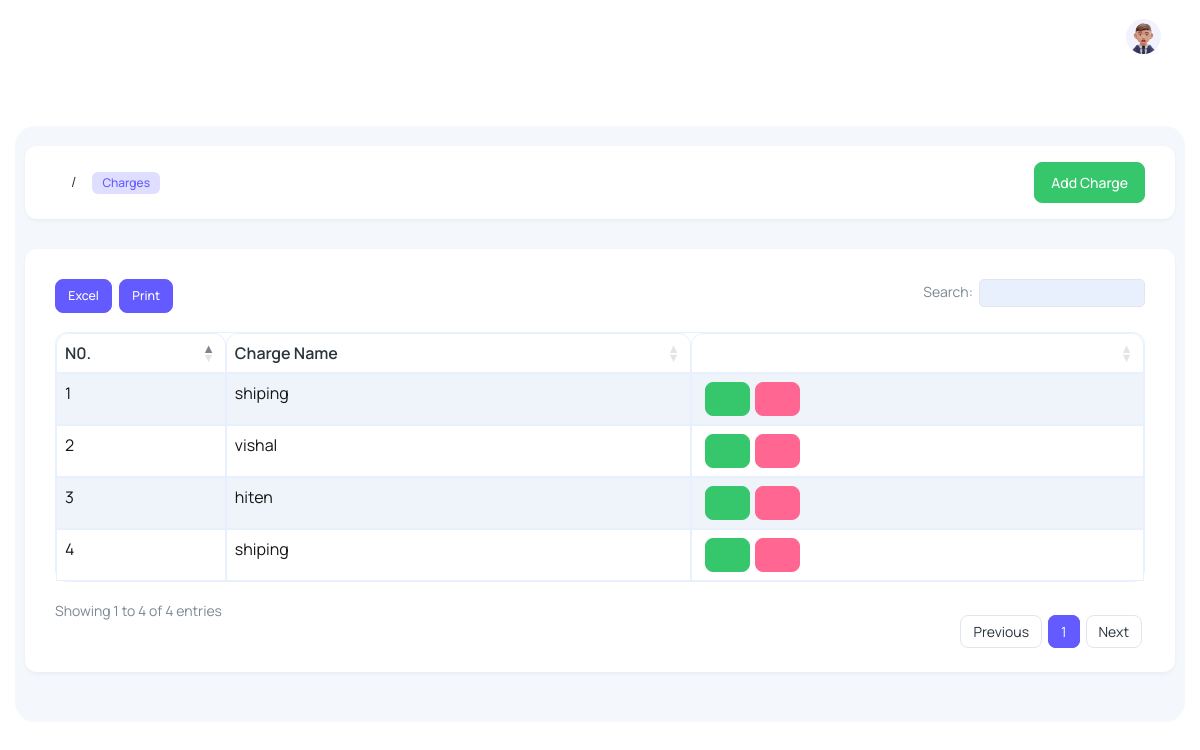
Screenshot of /Charges (signed in) with the database file from the repository.
### main/models.py (models this page shows)
class ChargesModel(models.Model):
    user = models.CharField(max_length=100,null=True, blank=True)
    Charges = models.CharField(max_length=100,null=True,blank=True)

### main/views.py (the view)
# urls.py: path('Charges',views.Charges,name='Charges'),
@login_required(login_url='Login')
def Charges(request):
    if is_admin(request.user):
        data=ChargesModel.objects.filter(user=request.user.username)
        return render(request,'admin/charges.html',{'data':data})
    if is_user(request.user):
        data=ChargesModel.objects.filter(user=request.user.username)
        return render(request,'charges.html',{'data':data})

### main/views.py (called while the page is built)
def is_admin(user):
    data=User.objects.filter(is_superuser=True)
    for i in data:
        if str(i.username) == str(user):
            return True

### main/templates/admin/charges.html (shortened to what this page needs)
﻿{% extends 'admin/main.html' %}
{% load static %}
{% block content %}
<div class="body-wrapper">
  <div class="container-fluid">
    <div class="card card-body py-3">
      <div class="row align-items-center">
        <div class="col-12">
          <div class="d-flex align-items-center justify-space-between">
            <nav aria-label="breadcrumb" class="">
              <ol class="breadcrumb">
                <li class="breadcrumb-item" aria-current="page">
                  <span class="badge fw-medium fs-2 bg-primary-subtle text-primary">
                    Charges
                  </span>
                </li>
              </ol>
            </nav>
            <nav aria-label="breadcrumb" class="ms-auto">
              <ol class="breadcrumb">
                <a href="AddCharges" class="btn btn-success">Add Charge</a>
              </ol>
            </nav>
          </div>
        </div>
      </div>
    </div>
    <div class="datatables mt-1">
      <div class="card">
        <div class="card-body">
          <div class="table-responsive">
            <table id="file_export" class="table w-100 table-striped table-bordered display text-nowrap">
              <thead>
                <tr>
                  <th>N0.</th>
                  <th>Charge Name</th>
                  <th></th>
                </tr>
              </thead>
              <tbody>
                {% for i in data %}
                <tr>
                  <td>{{forloop.counter}}</td>
                  <td>{{i.Charges}}</td>
                  <td>
                    <a class="btn btn-success mr-3" href="/EditCharges/{{i.id}}" style="margin-left: 5px;"><i class='ti ti-pencil'></i></a><a href="DeleteCharges/{{i.id}}" style="margin-left: 5px;" class="btn btn-danger"><i class='ti ti-trash'></i></a>
                  </td>
                </tr>
                {% endfor %}
            </table>
          </div>
        </div>
      </div>
    </div>
  </div>
</div>
{% endblock content %}

### main/templates/admin/main.html (style rules this page uses)
.table-bordered { border: 0.5px solid #E8F0FE !important; box-shadow: #E8F0FE; color: black !important; }
table { border-radius: 12px !important; }
thead { border-radius: 12px !important; border-radius: 12px !important; }
th { border: 0.5px solid #E8F0FE !important; padding: 8px !important; border-top-left-radius: 12px !important; border-top-right-radius: 12px !important; }
td { border: 0.5px solid #E8F0FE !important; padding: 8px !important; color: rgb(20, 20, 20) !important; }
tbody { border-bottom-left-radius: 12px !important; border-bottom-right-radius: 12px !important; }

### rows the page displays
ChargesModel: Charges "shiping"
ChargesModel: Charges "vishal"
ChargesModel: Charges "hiten"
ChargesModel: Charges "shiping"
